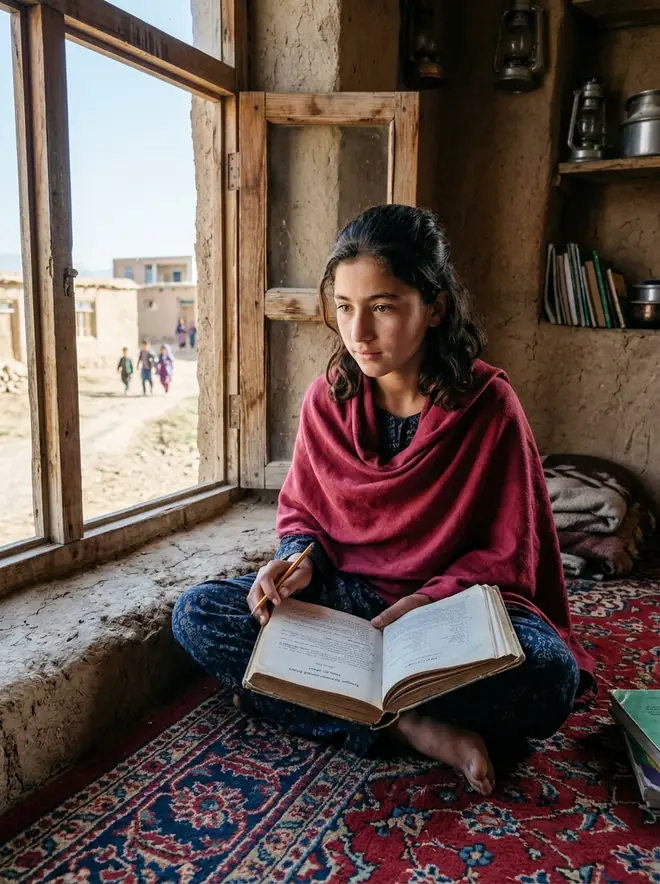
#> input picture app/dist/assets/characters/afghanistan.webp, 660 x 884 px, given in place of tuvalu.webp, which was not available
$ python make-faces.py
#> lines starting #> are read from the running program, lines starting #| are printed output that depends on the picture
# 전신 그림(<id>.webp, 900×1205)에서 얼굴 부분을 정사각형으로 잘라 얼굴 그림(<id>-face.webp, 360×360)을 만든다.
# 앱의 작은 원(휴대폰 장면 머리말, 캐릭터 뽑기 칸, 갤러리 카드)에 얼굴이 크게 보이도록 머리와 목까지만 담는다.
# 사용: python tools/make-faces.py [인물 id ...]   (기본은 열두 명 모두)
#
# 얼굴 위치는 그림을 직접 보고 잰 값이다(가운데 x, 가운데 y, 얼굴 폭, 단위 px).
# 이 PC의 OpenCV 5에는 예전 얼굴 검출기(Haar)가 없고, 새 검출기는 모델 파일을 따로 받아야 해서 표로 관리한다.
# 그림을 바꾸면 이 표를 다시 재고, 만든 얼굴 그림을 열어 확인한다.
import sys
from pathlib import Path

from PIL import Image

ROOT = Path(__file__).resolve().parent.parent / 'dist' / 'assets' / 'characters'
FACES = {
    'tuvalu': (460, 395, 160),
    'pakistan': (515, 295, 175),
    'bangladesh': (445, 340, 145),
    'somalia': (450, 365, 130),
    'gaza': (455, 320, 195),
    'haiti': (485, 390, 185),
    'ghana': (465, 365, 155),
    'sudan': (455, 390, 185),
    'rohingya': (455, 480, 150),
    'afghanistan': (515, 425, 150),
    'congo': (480, 495, 180),
    'qatar': (465, 395, 195),
}
SIZE = 360
SCALE = 2.2    # 잘라 낼 정사각형 한 변 = 얼굴 폭 × SCALE
DROP = 0.12    # 얼굴 가운데보다 조금 아래를 중심으로(목과 어깨선이 살짝 보이게)


def main(ids):
    for cid in ids:
        img = Image.open(ROOT / f'{cid}.webp').convert('RGB')
#> img is the input picture: PIL image 660x884 RGB; mean R, G, B 100.3, 83.2, 77.4
        ratio = img.width / 900.0
#> ratio = 0.733
        cx, cy, w = [v * ratio for v in FACES[cid]]
#> cx = 337.3; cy = 289.7; w = 117.3
        side = int(w * SCALE)
#> side = 258
        cy += w * DROP
#> cy = 303.7
        left = int(max(0, min(img.width - side, cx - side / 2)))
#> left = 208
        top = int(max(0, min(img.height - side, cy - side / 2)))
#> top = 174
        out = img.crop((left, top, left + side, top + side)).resize((SIZE, SIZE), Image.LANCZOS)
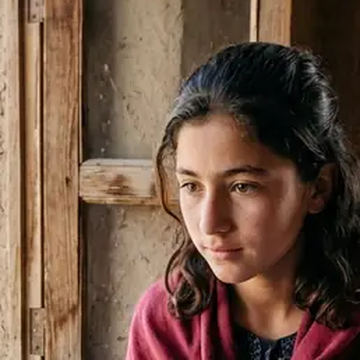
#> out: PIL image 360x360 RGB; mean R, G, B 110.2, 83.2, 67
        out.save(ROOT / f'{cid}-face.webp', 'WEBP', quality=76, method=6)
        print(f'{cid}: ({left},{top}) 한 변 {side}px → {SIZE}×{SIZE}')
#| tuvalu: (208,174) 한 변 258px → 360×360
#> pass 2 of the loop in main, `for cid in ids:`:
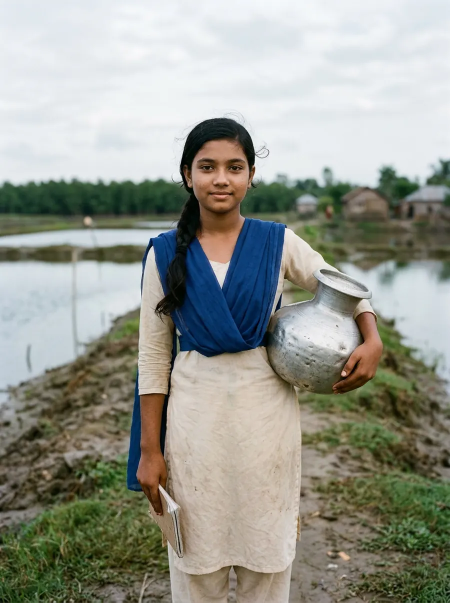
#> input picture app/dist/assets/characters/bangladesh.webp, 900 x 1205 px, given in place of pakistan.webp, which was not available (shown at 1/2 size)
#> in main, img is the input picture: PIL image 900x1205 RGB; mean R, G, B 151, 153.2, 143.6
#> in main, `out = img.crop((left, top, left + side, top + side)).resize((SIZE, SIZ..`:
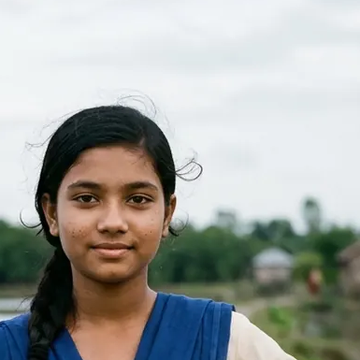
#> out: PIL image 360x360 RGB; mean R, G, B 161.3, 163.4, 159.2
#| pakistan: (322,123) 한 변 385px → 360×360


if __name__ == '__main__':
#> (the run stopped early here; a loop or call above may not have finished)
